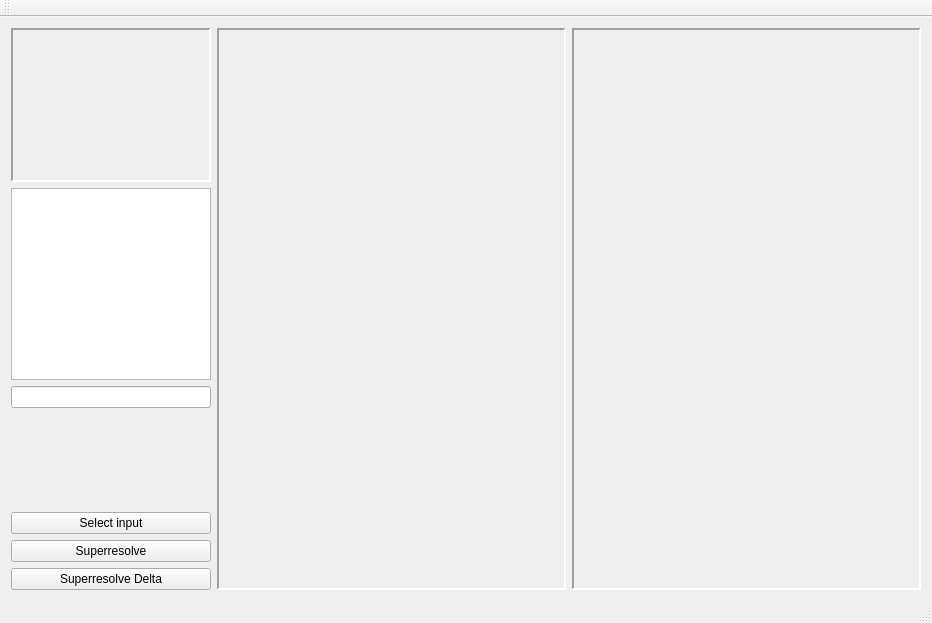
<?xml version="1.0" encoding="UTF-8"?>
<ui version="4.0">
 <class>FPImage</class>
 <widget class="QMainWindow" name="FPImage">
  <property name="geometry">
   <rect>
    <x>0</x>
    <y>0</y>
    <width>932</width>
    <height>623</height>
   </rect>
  </property>
  <property name="windowTitle">
   <string>Superesolutive v1.0b</string>
  </property>
  <widget class="QWidget" name="centralWidget">
   <layout class="QHBoxLayout" name="horizontalLayout_2" stretch="0,1,1">
    <item>
     <layout class="QVBoxLayout" name="verticalLayout">
      <property name="sizeConstraint">
       <enum>QLayout::SetDefaultConstraint</enum>
      </property>
      <item>
       <widget class="QLabel" name="EcranSuspect">
        <property name="minimumSize">
         <size>
          <width>200</width>
          <height>154</height>
         </size>
        </property>
        <property name="maximumSize">
         <size>
          <width>200</width>
          <height>154</height>
         </size>
        </property>
        <property name="frameShape">
         <enum>QFrame::Panel</enum>
        </property>
        <property name="frameShadow">
         <enum>QFrame::Sunken</enum>
        </property>
        <property name="lineWidth">
         <number>2</number>
        </property>
        <property name="midLineWidth">
         <number>0</number>
        </property>
        <property name="text">
         <string/>
        </property>
        <property name="alignment">
         <set>Qt::AlignCenter</set>
        </property>
       </widget>
      </item>
      <item>
       <widget class="QPlainTextEdit" name="ERes">
        <property name="maximumSize">
         <size>
          <width>200</width>
          <height>16777215</height>
         </size>
        </property>
       </widget>
      </item>
      <item>
       <widget class="QLineEdit" name="EFile"/>
      </item>
      <item>
       <layout class="QHBoxLayout" name="horizontalLayout"/>
      </item>
      <item>
       <spacer name="verticalSpacer_2">
        <property name="orientation">
         <enum>Qt::Vertical</enum>
        </property>
        <property name="sizeHint" stdset="0">
         <size>
          <width>20</width>
          <height>40</height>
         </size>
        </property>
       </spacer>
      </item>
      <item>
       <widget class="QPushButton" name="BSelectFile">
        <property name="maximumSize">
         <size>
          <width>200</width>
          <height>16777215</height>
         </size>
        </property>
        <property name="text">
         <string>Select input</string>
        </property>
       </widget>
      </item>
      <item>
       <widget class="QPushButton" name="BRestore">
        <property name="maximumSize">
         <size>
          <width>200</width>
          <height>16777215</height>
         </size>
        </property>
        <property name="text">
         <string>Superresolve</string>
        </property>
       </widget>
      </item>
      <item>
       <widget class="QPushButton" name="BRestoreDelta">
        <property name="text">
         <string>Superresolve Delta</string>
        </property>
       </widget>
      </item>
     </layout>
    </item>
    <item>
     <widget class="QScrollArea" name="scrollArea">
      <property name="frameShape">
       <enum>QFrame::Panel</enum>
      </property>
      <property name="lineWidth">
       <number>2</number>
      </property>
      <property name="widgetResizable">
       <bool>true</bool>
      </property>
      <widget class="QWidget" name="scrollAreaWidgetContents">
       <property name="geometry">
        <rect>
         <x>0</x>
         <y>0</y>
         <width>346</width>
         <height>541</height>
        </rect>
       </property>
       <layout class="QGridLayout" name="gridLayout">
        <item row="0" column="0">
         <widget class="QLabel" name="Ecran">
          <property name="text">
           <string/>
          </property>
         </widget>
        </item>
       </layout>
      </widget>
     </widget>
    </item>
    <item>
     <widget class="QScrollArea" name="scrollArea_2">
      <property name="frameShape">
       <enum>QFrame::Panel</enum>
      </property>
      <property name="lineWidth">
       <number>2</number>
      </property>
      <property name="widgetResizable">
       <bool>true</bool>
      </property>
      <widget class="QWidget" name="scrollAreaWidgetContents_3">
       <property name="geometry">
        <rect>
         <x>0</x>
         <y>0</y>
         <width>346</width>
         <height>541</height>
        </rect>
       </property>
       <layout class="QGridLayout" name="gridLayout_2">
        <item row="0" column="0">
         <widget class="QLabel" name="EcranBis">
          <property name="text">
           <string/>
          </property>
          <property name="scaledContents">
           <bool>true</bool>
          </property>
          <property name="alignment">
           <set>Qt::AlignCenter</set>
          </property>
         </widget>
        </item>
       </layout>
      </widget>
     </widget>
    </item>
   </layout>
  </widget>
  <widget class="QMenuBar" name="menuBar">
   <property name="geometry">
    <rect>
     <x>0</x>
     <y>0</y>
     <width>932</width>
     <height>21</height>
    </rect>
   </property>
  </widget>
  <widget class="QToolBar" name="mainToolBar">
   <attribute name="toolBarArea">
    <enum>TopToolBarArea</enum>
   </attribute>
   <attribute name="toolBarBreak">
    <bool>false</bool>
   </attribute>
  </widget>
  <widget class="QStatusBar" name="statusBar"/>
 </widget>
 <layoutdefault spacing="6" margin="11"/>
 <resources/>
 <connections/>
</ui>
